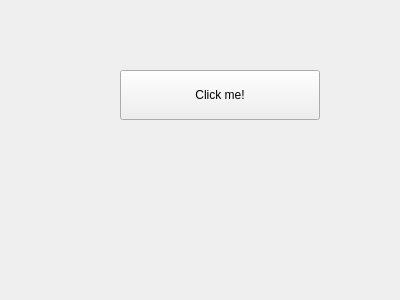
<?xml version="1.0" encoding="UTF-8"?>
<ui version="4.0">
 <class>Class name</class>
 <widget class="QWidget" name="Form">
  <property name="geometry">
   <rect>
    <x>0</x>
    <y>0</y>
    <width>400</width>
    <height>300</height>
   </rect>
  </property>
  <property name="windowTitle">
   <string>My plugin window title</string>
  </property>
  <widget class="QPushButton" name="button_test">
   <property name="geometry">
    <rect>
     <x>120</x>
     <y>70</y>
     <width>200</width>
     <height>50</height>
    </rect>
   </property>
   <property name="text">
    <string>Click me!</string>
   </property>
  </widget>
 </widget>
 <resources/>
 <connections/>
</ui>
